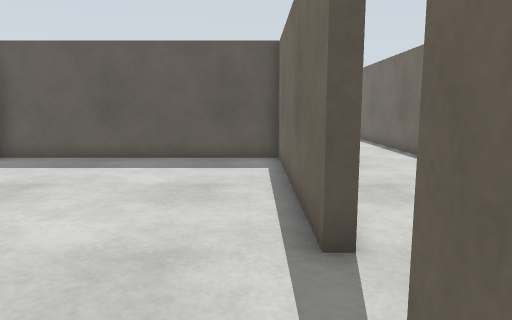
view 1 (above)

16 first-person views from a walk through a Gazebo world. The camera is 0.86 m above the floor, tilts 8° down and sees 70° across. The floor is counted in squares, 0.5 m on a side. Each view is taken from the middle of a square. On the plan, view 1 faces up. The plan holds only what a view shows up to about 17 squares ahead; the rest is blank. The place goes on beyond the plan.

view 2
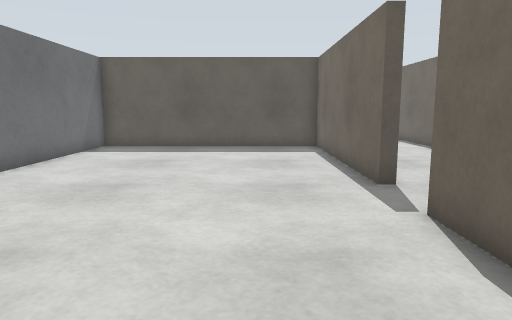

view 3
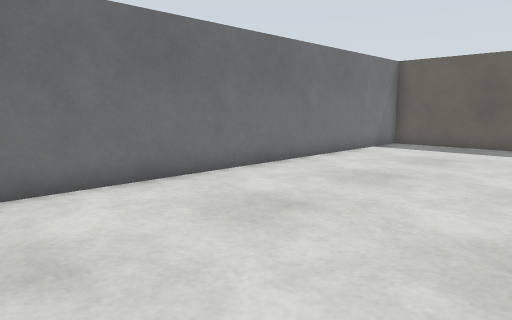

view 4
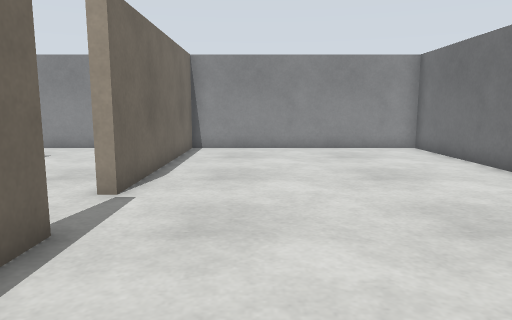

view 5
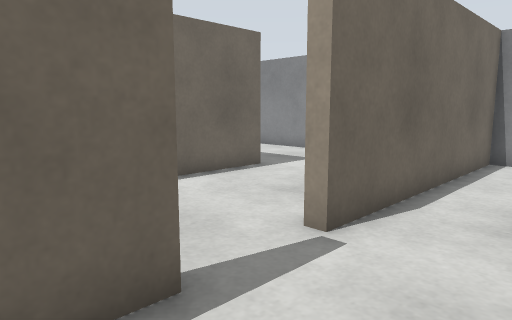

view 6
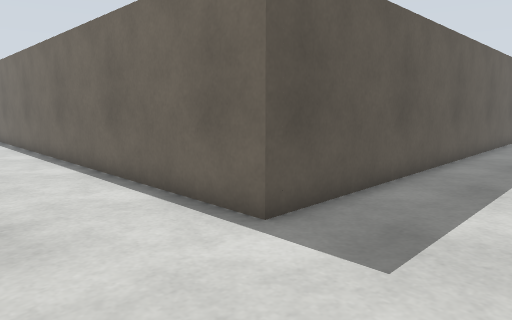

view 7
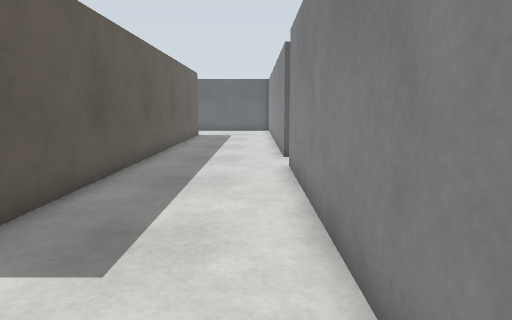

view 8
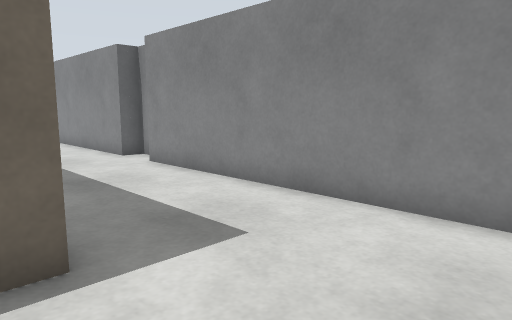

view 9
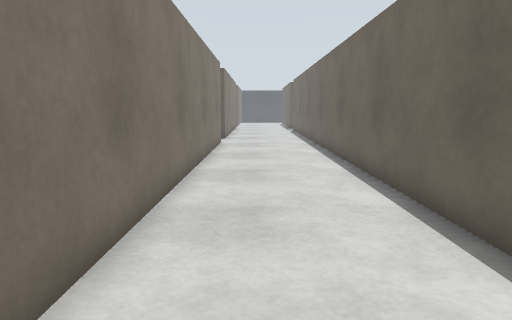

view 10
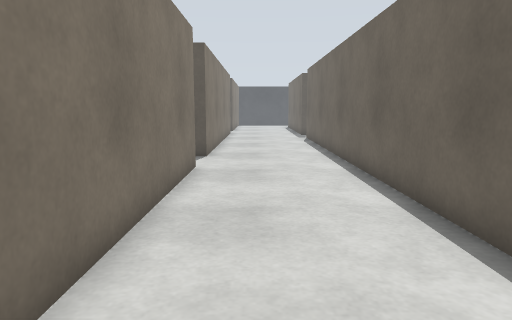

view 11
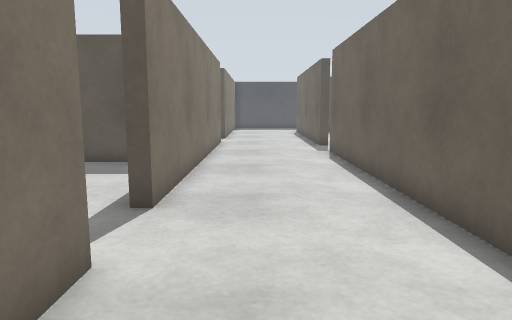

view 12
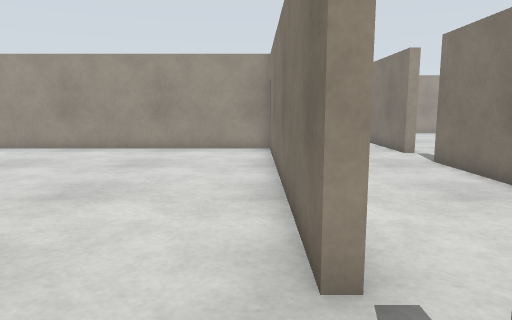

view 13
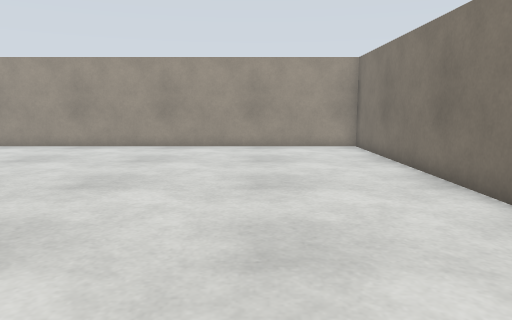

view 14
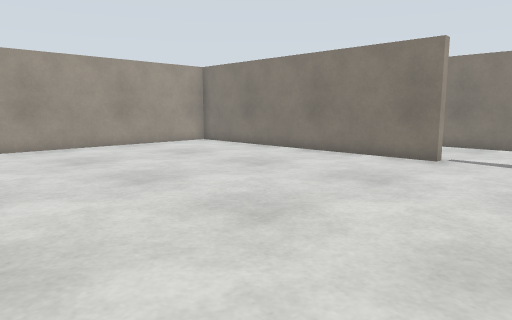

view 15
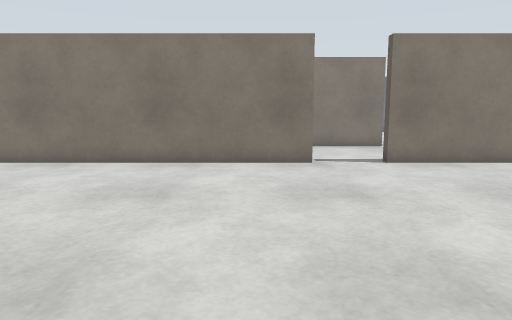

view 16
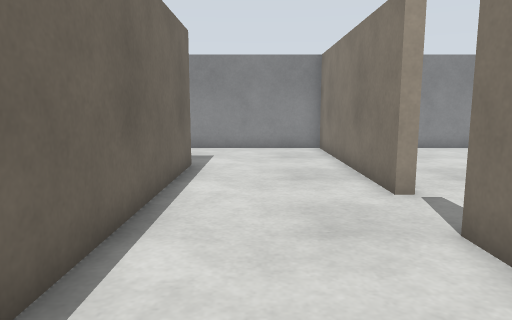

### Floor plan
Points are (right, up) in squares from view 1. A wall is a line through its corners. A room is listed if a view was taken in it or the views show most of it. See-through windows are left out.
Room 1 (views 1, 2, 3, 4, 5)
walls: (1.2, 4.2) (0.8, 4.2) (0.8, 12.8) (-9, 12.8) (-9, -7) (0.8, -7) (0.8, 1.8) (1.2, 1.8)
ways out: opening at (1, 3) to room 2
Room 2 (views 6, 7, 8, 9, 10, 11, 12, 13, 14, 15, 16)
walls: (1.2, 24.8) (1.2, 8.4); (6.4, 40.5) (6.4, 38.2) (6, 38.2); (1.2, 39.9) (1.2, 27.2); (1.2, 5.2) (1.2, 4.2); (1.2, 1.8) (1.2, -7) (13, -7); (19.5, -2.2) (6, -2.2) (6, 35.8) (6.4, 35.8) (6.4, 23.2) (19.5, 23.2); (15, -7) (19.5, -7)
ways out: opening at (1, 3) to room 1; opening at (1, 26); opening at (14, -7); gap at (1, 40)

Positions as (right, up) in squares from view 1, and headings:
1: (0, 0), facing up
2: (-2, -4), facing up
3: (-1, -5), facing up-left
4: (-2, 9), facing down
5: (-2, 6), facing down-right
6: (2, -6), facing up-right
7: (2, -6), facing right
8: (2, -1), facing down-right
9: (3, 6), facing up
10: (3, 14), facing up
11: (3, 21), facing up
12: (7, 39), facing down
13: (11, 40), facing down
14: (19, 40), facing down-left
15: (18, 34), facing left
16: (4, 9), facing down
